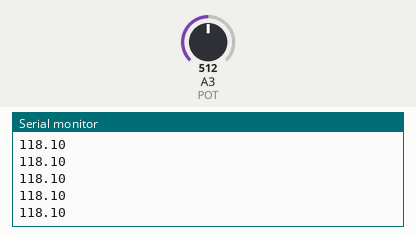
The sketch below on a simulated Arduino Uno, built with avr-gcc and run on an emulated ATmega328P. Shown: the last lines printed to the serial monitor. The test bench sets the inputs (shaded band); at power-on: A3 (POT) = 512.

Above: at 1.2 s.
1.3 s: A3 (POT) set to 716
At 1.31 s:
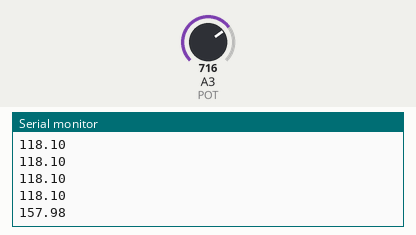
2.8 s: A3 (POT) set to 900
At 2.82 s:
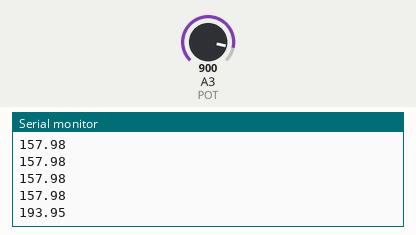
Timing chart, 0 to 5.8 s (numbered marks = the images above; inputs shaded):
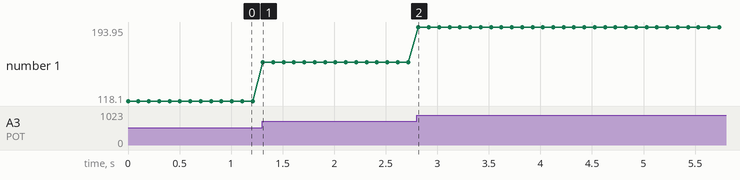

Measured:
- after the input at 1.3 s, the serial monitor: prints a new line at once (image 1)
- after the input at 2.8 s, the serial monitor: prints a new line at once (image 2)
- plotted number 1: 118.1 → 157.98 after the input at 1.3 s, 157.98 → 193.95 after the input at 2.8 s

The sketch:

Potentio.ino
```cpp
int POT=17;
int readVal;
float sens;
void setup() {
  // put your setup code here, to run once:
Serial.begin(9600);
}

void loop() {
  // put your main code here, to run repeatedly:
readVal=analogRead(POT);
sens=(200./1023.)*readVal+18;
Serial.println(sens);
delay(100);
}
```
